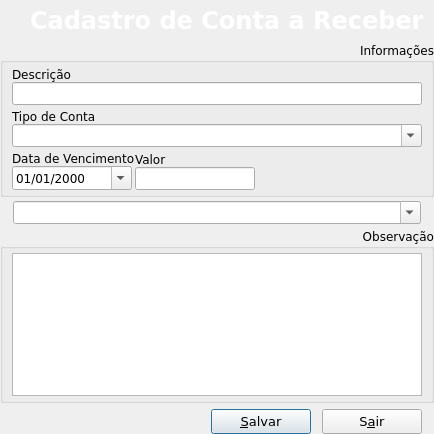
<?xml version="1.0" encoding="UTF-8"?>
<ui version="4.0">
 <class>AccountToReceiveRegister</class>
 <widget class="QDialog" name="AccountToReceiveRegister">
  <property name="windowModality">
   <enum>Qt::ApplicationModal</enum>
  </property>
  <property name="geometry">
   <rect>
    <x>0</x>
    <y>0</y>
    <width>434</width>
    <height>434</height>
   </rect>
  </property>
  <property name="minimumSize">
   <size>
    <width>0</width>
    <height>0</height>
   </size>
  </property>
  <property name="maximumSize">
   <size>
    <width>800</width>
    <height>600</height>
   </size>
  </property>
  <property name="font">
   <font>
    <family>Verdana</family>
    <pointsize>9</pointsize>
   </font>
  </property>
  <property name="windowTitle">
   <string>Cadastrar Conta a Pagar</string>
  </property>
  <layout class="QGridLayout" name="gridLayout_5">
   <property name="margin">
    <number>0</number>
   </property>
   <property name="spacing">
    <number>0</number>
   </property>
   <item row="0" column="0">
    <widget class="QFrame" name="topmenu">
     <property name="minimumSize">
      <size>
       <width>0</width>
       <height>42</height>
      </size>
     </property>
     <property name="maximumSize">
      <size>
       <width>16777215</width>
       <height>42</height>
      </size>
     </property>
     <property name="styleSheet">
      <string notr="true">background-image: url(:/png/topright.jpg);</string>
     </property>
     <property name="frameShape">
      <enum>QFrame::NoFrame</enum>
     </property>
     <property name="frameShadow">
      <enum>QFrame::Plain</enum>
     </property>
     <widget class="QLabel" name="labelStatus">
      <property name="enabled">
       <bool>false</bool>
      </property>
      <property name="geometry">
       <rect>
        <x>30</x>
        <y>1</y>
        <width>491</width>
        <height>39</height>
       </rect>
      </property>
      <property name="palette">
       <palette>
        <active>
         <colorrole role="WindowText">
          <brush brushstyle="SolidPattern">
           <color alpha="255">
            <red>255</red>
            <green>255</green>
            <blue>255</blue>
           </color>
          </brush>
         </colorrole>
         <colorrole role="Button">
          <brush brushstyle="SolidPattern">
           <color alpha="255">
            <red>0</red>
            <green>0</green>
            <blue>0</blue>
           </color>
          </brush>
         </colorrole>
         <colorrole role="Text">
          <brush brushstyle="SolidPattern">
           <color alpha="255">
            <red>255</red>
            <green>255</green>
            <blue>255</blue>
           </color>
          </brush>
         </colorrole>
         <colorrole role="ButtonText">
          <brush brushstyle="SolidPattern">
           <color alpha="255">
            <red>255</red>
            <green>255</green>
            <blue>255</blue>
           </color>
          </brush>
         </colorrole>
         <colorrole role="Base">
          <brush brushstyle="SolidPattern">
           <color alpha="255">
            <red>0</red>
            <green>0</green>
            <blue>0</blue>
           </color>
          </brush>
         </colorrole>
         <colorrole role="Window">
          <brush brushstyle="SolidPattern">
           <color alpha="255">
            <red>0</red>
            <green>0</green>
            <blue>0</blue>
           </color>
          </brush>
         </colorrole>
        </active>
        <inactive>
         <colorrole role="WindowText">
          <brush brushstyle="SolidPattern">
           <color alpha="255">
            <red>255</red>
            <green>255</green>
            <blue>255</blue>
           </color>
          </brush>
         </colorrole>
         <colorrole role="Button">
          <brush brushstyle="SolidPattern">
           <color alpha="255">
            <red>0</red>
            <green>0</green>
            <blue>0</blue>
           </color>
          </brush>
         </colorrole>
         <colorrole role="Text">
          <brush brushstyle="SolidPattern">
           <color alpha="255">
            <red>255</red>
            <green>255</green>
            <blue>255</blue>
           </color>
          </brush>
         </colorrole>
         <colorrole role="ButtonText">
          <brush brushstyle="SolidPattern">
           <color alpha="255">
            <red>255</red>
            <green>255</green>
            <blue>255</blue>
           </color>
          </brush>
         </colorrole>
         <colorrole role="Base">
          <brush brushstyle="SolidPattern">
           <color alpha="255">
            <red>0</red>
            <green>0</green>
            <blue>0</blue>
           </color>
          </brush>
         </colorrole>
         <colorrole role="Window">
          <brush brushstyle="SolidPattern">
           <color alpha="255">
            <red>0</red>
            <green>0</green>
            <blue>0</blue>
           </color>
          </brush>
         </colorrole>
        </inactive>
        <disabled>
         <colorrole role="WindowText">
          <brush brushstyle="SolidPattern">
           <color alpha="255">
            <red>255</red>
            <green>255</green>
            <blue>255</blue>
           </color>
          </brush>
         </colorrole>
         <colorrole role="Button">
          <brush brushstyle="SolidPattern">
           <color alpha="255">
            <red>0</red>
            <green>0</green>
            <blue>0</blue>
           </color>
          </brush>
         </colorrole>
         <colorrole role="Text">
          <brush brushstyle="SolidPattern">
           <color alpha="255">
            <red>255</red>
            <green>255</green>
            <blue>255</blue>
           </color>
          </brush>
         </colorrole>
         <colorrole role="ButtonText">
          <brush brushstyle="SolidPattern">
           <color alpha="255">
            <red>255</red>
            <green>255</green>
            <blue>255</blue>
           </color>
          </brush>
         </colorrole>
         <colorrole role="Base">
          <brush brushstyle="SolidPattern">
           <color alpha="255">
            <red>0</red>
            <green>0</green>
            <blue>0</blue>
           </color>
          </brush>
         </colorrole>
         <colorrole role="Window">
          <brush brushstyle="SolidPattern">
           <color alpha="255">
            <red>0</red>
            <green>0</green>
            <blue>0</blue>
           </color>
          </brush>
         </colorrole>
        </disabled>
       </palette>
      </property>
      <property name="font">
       <font>
        <family>Verdana</family>
        <pointsize>18</pointsize>
        <weight>75</weight>
        <bold>true</bold>
       </font>
      </property>
      <property name="styleSheet">
       <string/>
      </property>
      <property name="frameShape">
       <enum>QFrame::NoFrame</enum>
      </property>
      <property name="frameShadow">
       <enum>QFrame::Plain</enum>
      </property>
      <property name="lineWidth">
       <number>1</number>
      </property>
      <property name="text">
       <string>Cadastro de Conta a Receber</string>
      </property>
      <property name="textFormat">
       <enum>Qt::AutoText</enum>
      </property>
      <property name="alignment">
       <set>Qt::AlignLeading|Qt::AlignLeft|Qt::AlignVCenter</set>
      </property>
      <property name="wordWrap">
       <bool>false</bool>
      </property>
      <property name="textInteractionFlags">
       <set>Qt::NoTextInteraction</set>
      </property>
     </widget>
    </widget>
   </item>
   <item row="2" column="0">
    <widget class="DSMGroupBoxEnter" name="groupBoxClient" native="true">
     <property name="title" stdset="0">
      <string>Associar conta a um Devedor</string>
     </property>
     <property name="checkable" stdset="0">
      <bool>true</bool>
     </property>
     <property name="checked" stdset="0">
      <bool>false</bool>
     </property>
     <layout class="QGridLayout" name="gridLayout_2">
      <property name="topMargin">
       <number>4</number>
      </property>
      <property name="bottomMargin">
       <number>4</number>
      </property>
      <item row="0" column="0">
       <widget class="DSMComboBoxEnter" name="comboBoxClient">
        <property name="minimumSize">
         <size>
          <width>0</width>
          <height>0</height>
         </size>
        </property>
        <property name="maximumSize">
         <size>
          <width>408</width>
          <height>26</height>
         </size>
        </property>
        <property name="editable">
         <bool>true</bool>
        </property>
       </widget>
      </item>
     </layout>
    </widget>
   </item>
   <item row="3" column="0">
    <widget class="QGroupBox" name="groupBoxObs">
     <property name="maximumSize">
      <size>
       <width>16777215</width>
       <height>16777215</height>
      </size>
     </property>
     <property name="title">
      <string>Observação</string>
     </property>
     <property name="alignment">
      <set>Qt::AlignRight|Qt::AlignTop|Qt::AlignTrailing</set>
     </property>
     <layout class="QGridLayout" name="gridLayout_3">
      <property name="topMargin">
       <number>4</number>
      </property>
      <property name="bottomMargin">
       <number>4</number>
      </property>
      <item row="0" column="0">
       <widget class="DSMTextEdit" name="textEditObs">
        <property name="sizePolicy">
         <sizepolicy hsizetype="Preferred" vsizetype="Preferred">
          <horstretch>0</horstretch>
          <verstretch>0</verstretch>
         </sizepolicy>
        </property>
        <property name="maximumSize">
         <size>
          <width>16777215</width>
          <height>16777215</height>
         </size>
        </property>
       </widget>
      </item>
     </layout>
    </widget>
   </item>
   <item row="4" column="0">
    <layout class="QHBoxLayout" name="horizontalLayout_2">
     <property name="leftMargin">
      <number>200</number>
     </property>
     <property name="topMargin">
      <number>6</number>
     </property>
     <item>
      <widget class="QPushButton" name="btnSave">
       <property name="minimumSize">
        <size>
         <width>100</width>
         <height>0</height>
        </size>
       </property>
       <property name="maximumSize">
        <size>
         <width>100</width>
         <height>16777215</height>
        </size>
       </property>
       <property name="font">
        <font>
         <family>Verdana</family>
         <pointsize>10</pointsize>
        </font>
       </property>
       <property name="text">
        <string>&amp;Salvar</string>
       </property>
       <property name="icon">
        <iconset resource="../../../icons/resources.qrc">
         <normaloff>:/png/add-icon.png</normaloff>:/png/add-icon.png</iconset>
       </property>
       <property name="iconSize">
        <size>
         <width>24</width>
         <height>24</height>
        </size>
       </property>
      </widget>
     </item>
     <item>
      <widget class="QPushButton" name="btnExit">
       <property name="minimumSize">
        <size>
         <width>100</width>
         <height>0</height>
        </size>
       </property>
       <property name="maximumSize">
        <size>
         <width>100</width>
         <height>16777215</height>
        </size>
       </property>
       <property name="font">
        <font>
         <family>Verdana</family>
         <pointsize>10</pointsize>
        </font>
       </property>
       <property name="text">
        <string>S&amp;air</string>
       </property>
       <property name="icon">
        <iconset resource="../../../icons/resources.qrc">
         <normaloff>:/png/shutdown-icon.png</normaloff>:/png/shutdown-icon.png</iconset>
       </property>
       <property name="iconSize">
        <size>
         <width>24</width>
         <height>24</height>
        </size>
       </property>
      </widget>
     </item>
    </layout>
   </item>
   <item row="1" column="0">
    <widget class="QGroupBox" name="groupBoxInfo">
     <property name="minimumSize">
      <size>
       <width>0</width>
       <height>0</height>
      </size>
     </property>
     <property name="maximumSize">
      <size>
       <width>16777215</width>
       <height>16777215</height>
      </size>
     </property>
     <property name="font">
      <font>
       <family>Verdana</family>
       <pointsize>9</pointsize>
      </font>
     </property>
     <property name="title">
      <string>Informações</string>
     </property>
     <property name="alignment">
      <set>Qt::AlignRight|Qt::AlignTop|Qt::AlignTrailing</set>
     </property>
     <layout class="QGridLayout" name="gridLayout">
      <property name="topMargin">
       <number>4</number>
      </property>
      <property name="bottomMargin">
       <number>4</number>
      </property>
      <property name="verticalSpacing">
       <number>4</number>
      </property>
      <item row="0" column="0">
       <layout class="QVBoxLayout" name="verticalLayout">
        <property name="spacing">
         <number>0</number>
        </property>
        <item>
         <widget class="QLabel" name="label">
          <property name="minimumSize">
           <size>
            <width>0</width>
            <height>0</height>
           </size>
          </property>
          <property name="maximumSize">
           <size>
            <width>16777215</width>
            <height>16777215</height>
           </size>
          </property>
          <property name="text">
           <string>Descrição</string>
          </property>
          <property name="alignment">
           <set>Qt::AlignLeading|Qt::AlignLeft|Qt::AlignVCenter</set>
          </property>
         </widget>
        </item>
        <item>
         <widget class="QRadLineEditEnter" name="lineEditDesciption">
          <property name="sizePolicy">
           <sizepolicy hsizetype="Preferred" vsizetype="Fixed">
            <horstretch>0</horstretch>
            <verstretch>0</verstretch>
           </sizepolicy>
          </property>
          <property name="maxLength">
           <number>50</number>
          </property>
         </widget>
        </item>
       </layout>
      </item>
      <item row="1" column="0">
       <layout class="QVBoxLayout" name="verticalLayout_3">
        <property name="spacing">
         <number>0</number>
        </property>
        <item>
         <widget class="QLabel" name="label_2">
          <property name="text">
           <string>Tipo de Conta</string>
          </property>
          <property name="alignment">
           <set>Qt::AlignLeading|Qt::AlignLeft|Qt::AlignVCenter</set>
          </property>
         </widget>
        </item>
        <item>
         <widget class="DSMComboBoxEnter" name="comboBoxAccountType">
          <property name="minimumSize">
           <size>
            <width>0</width>
            <height>0</height>
           </size>
          </property>
          <property name="maximumSize">
           <size>
            <width>16777215</width>
            <height>26</height>
           </size>
          </property>
          <property name="editable">
           <bool>true</bool>
          </property>
         </widget>
        </item>
       </layout>
      </item>
      <item row="2" column="0">
       <layout class="QHBoxLayout" name="horizontalLayout">
        <item>
         <layout class="QVBoxLayout" name="verticalLayout_2">
          <property name="spacing">
           <number>0</number>
          </property>
          <item>
           <widget class="QLabel" name="label_4">
            <property name="minimumSize">
             <size>
              <width>0</width>
              <height>0</height>
             </size>
            </property>
            <property name="maximumSize">
             <size>
              <width>125</width>
              <height>16777215</height>
             </size>
            </property>
            <property name="text">
             <string>Data de Vencimento</string>
            </property>
            <property name="alignment">
             <set>Qt::AlignLeading|Qt::AlignLeft|Qt::AlignVCenter</set>
            </property>
           </widget>
          </item>
          <item>
           <widget class="DSMDateEditEnter" name="dateEditVencDate">
            <property name="maximumSize">
             <size>
              <width>120</width>
              <height>16777215</height>
             </size>
            </property>
            <property name="displayFormat">
             <string>dd/MM/yyyy</string>
            </property>
            <property name="calendarPopup">
             <bool>true</bool>
            </property>
           </widget>
          </item>
         </layout>
        </item>
        <item>
         <layout class="QVBoxLayout" name="verticalLayout_4">
          <property name="spacing">
           <number>0</number>
          </property>
          <item>
           <widget class="QLabel" name="label_5">
            <property name="text">
             <string>Valor</string>
            </property>
            <property name="alignment">
             <set>Qt::AlignLeading|Qt::AlignLeft|Qt::AlignVCenter</set>
            </property>
           </widget>
          </item>
          <item>
           <widget class="QRadLineEditEnter" name="lineEditValue">
            <property name="sizePolicy">
             <sizepolicy hsizetype="Preferred" vsizetype="Fixed">
              <horstretch>0</horstretch>
              <verstretch>0</verstretch>
             </sizepolicy>
            </property>
            <property name="maximumSize">
             <size>
              <width>120</width>
              <height>16777215</height>
             </size>
            </property>
            <property name="alignment">
             <set>Qt::AlignRight|Qt::AlignTrailing|Qt::AlignVCenter</set>
            </property>
           </widget>
          </item>
         </layout>
        </item>
        <item>
         <spacer name="horizontalSpacer">
          <property name="orientation">
           <enum>Qt::Horizontal</enum>
          </property>
          <property name="sizeHint" stdset="0">
           <size>
            <width>40</width>
            <height>20</height>
           </size>
          </property>
         </spacer>
        </item>
       </layout>
      </item>
     </layout>
    </widget>
   </item>
  </layout>
 </widget>
 <customwidgets>
  <customwidget>
   <class>DSMComboBoxEnter</class>
   <extends>QComboBox</extends>
   <header location="global">dsmcomboboxenter.h</header>
  </customwidget>
  <customwidget>
   <class>QRadLineEditEnter</class>
   <extends>QLineEdit</extends>
   <header location="global">qradlineeditenter.h</header>
  </customwidget>
  <customwidget>
   <class>DSMDateEditEnter</class>
   <extends>QDateEdit</extends>
   <header location="global">dsmdateeditenter.h</header>
  </customwidget>
  <customwidget>
   <class>DSMGroupBoxEnter</class>
   <extends>QWidget</extends>
   <header>dsmgroupboxenter.h</header>
   <container>1</container>
  </customwidget>
  <customwidget>
   <class>DSMTextEdit</class>
   <extends>QTextEdit</extends>
   <header>dsmtextedit.h</header>
  </customwidget>
 </customwidgets>
 <tabstops>
  <tabstop>lineEditDesciption</tabstop>
  <tabstop>comboBoxAccountType</tabstop>
  <tabstop>dateEditVencDate</tabstop>
  <tabstop>lineEditValue</tabstop>
  <tabstop>groupBoxClient</tabstop>
  <tabstop>comboBoxClient</tabstop>
  <tabstop>textEditObs</tabstop>
  <tabstop>btnSave</tabstop>
  <tabstop>btnExit</tabstop>
 </tabstops>
 <resources>
  <include location="../../../icons/resources.qrc"/>
  <include location="../../../icons/resources.qrc"/>
  <include location="../../../icons/resources.qrc"/>
  <include location="../../../icons/resources.qrc"/>
  <include location="../../../icons/resources.qrc"/>
  <include location="../../../icons/resources.qrc"/>
  <include location="../../../icons/resources.qrc"/>
  <include location="../../../icons/resources.qrc"/>
  <include location="../../../icons/resources.qrc"/>
  <include location="../../../icons/resources.qrc"/>
  <include location="../../../icons/resources.qrc"/>
  <include location="../../../icons/resources.qrc"/>
  <include location="../../../icons/resources.qrc"/>
  <include location="../../../icons/resources.qrc"/>
  <include location="../../../icons/resources.qrc"/>
  <include location="../../../icons/resources.qrc"/>
  <include location="../../../icons/resources.qrc"/>
  <include location="../../../icons/resources.qrc"/>
 </resources>
 <connections/>
</ui>
